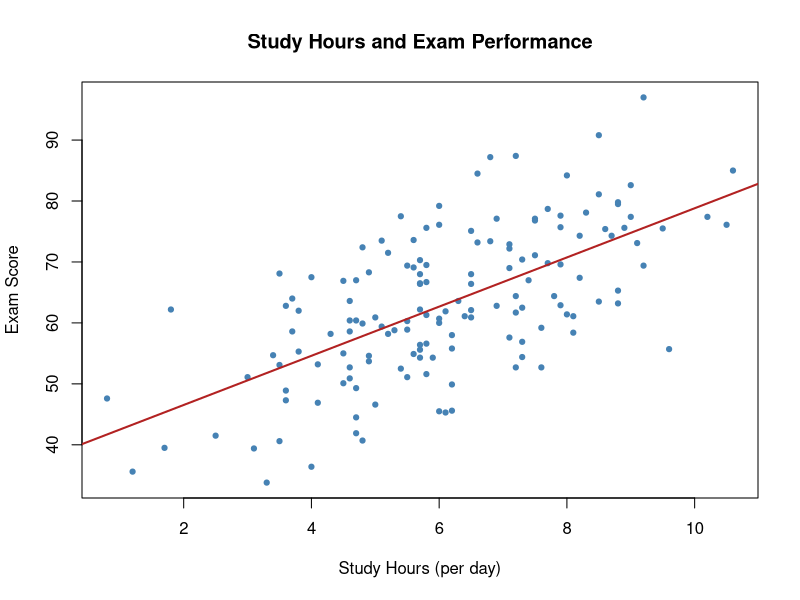

R code for this plot:
## ---- chunk 1
#| label: load-libraries
#| message: false
#| warning: false

library(psych)   # for the describe() function
## ---- chunk 2
#| label: import-data

df <- read.csv("psych_study_data.csv")
head(df)     # first 6 rows
dim(df)      # rows x columns
names(df)    # variable names
## ---- chunk 3
#| label: means

mean(df$exam_score)
mean(df$study_hours)
mean(df$sleep_hours)
mean(df$anxiety_score)
## ---- chunk 4
#| label: sds

sd(df$exam_score)
sd(df$study_hours)
sd(df$sleep_hours)
sd(df$anxiety_score)
## ---- chunk 5
#| label: describe

# Drop column 1 (student_id) before describing
describe(df[, -1])
## ---- chunk 6
#| label: cor-study

cor.test(df$study_hours, df$exam_score)
## ---- chunk 7
#| label: cor-anxiety

cor.test(df$anxiety_score, df$exam_score)
## ---- chunk 8
#| label: cor-sleep

cor.test(df$sleep_hours, df$exam_score)
## ---- chunk 9
#| label: regression

model <- lm(exam_score ~ study_hours + sleep_hours + anxiety_score, data = df)
summary(model)
## ---- chunk 10
#| label: plot
#| fig-width: 6
#| fig-height: 4

plot(df$study_hours, df$exam_score,
     xlab = "Study Hours (per day)",
     ylab = "Exam Score",
     main = "Study Hours and Exam Performance",
     pch = 19, col = "steelblue", cex = 0.7)
abline(lm(exam_score ~ study_hours, data = df),
       col = "firebrick", lwd = 2)
